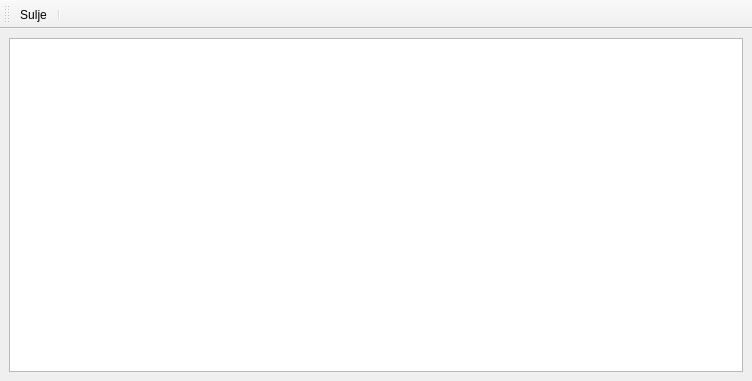
<?xml version="1.0" encoding="UTF-8"?>
<ui version="4.0">
 <class>ScreenshotWindow</class>
 <widget class="QMainWindow" name="ScreenshotWindow">
  <property name="geometry">
   <rect>
    <x>0</x>
    <y>0</y>
    <width>752</width>
    <height>381</height>
   </rect>
  </property>
  <property name="windowTitle">
   <string>Kuvakaappaukset</string>
  </property>
  <widget class="QWidget" name="centralwidget">
   <layout class="QVBoxLayout" name="verticalLayout_2">
    <item>
     <widget class="QStackedWidget" name="stackedWidget">
      <widget class="QWidget" name="screenshotsPage">
       <layout class="QVBoxLayout" name="verticalLayout">
        <property name="margin">
         <number>0</number>
        </property>
        <item>
         <widget class="QListWidget" name="listWidget">
          <property name="movement">
           <enum>QListView::Static</enum>
          </property>
          <property name="viewMode">
           <enum>QListView::IconMode</enum>
          </property>
         </widget>
        </item>
       </layout>
      </widget>
      <widget class="QWidget" name="statusPage">
       <layout class="QVBoxLayout" name="verticalLayout_4">
        <property name="margin">
         <number>0</number>
        </property>
        <item>
         <widget class="QFrame" name="frame">
          <property name="frameShape">
           <enum>QFrame::StyledPanel</enum>
          </property>
          <property name="frameShadow">
           <enum>QFrame::Raised</enum>
          </property>
          <layout class="QVBoxLayout" name="verticalLayout_3">
           <item>
            <spacer name="verticalSpacer_2">
             <property name="orientation">
              <enum>Qt::Vertical</enum>
             </property>
             <property name="sizeHint" stdset="0">
              <size>
               <width>20</width>
               <height>131</height>
              </size>
             </property>
            </spacer>
           </item>
           <item>
            <widget class="QLabel" name="statusLabel">
             <property name="font">
              <font>
               <pointsize>14</pointsize>
              </font>
             </property>
             <property name="text">
              <string/>
             </property>
             <property name="alignment">
              <set>Qt::AlignCenter</set>
             </property>
            </widget>
           </item>
           <item>
            <spacer name="verticalSpacer">
             <property name="orientation">
              <enum>Qt::Vertical</enum>
             </property>
             <property name="sizeHint" stdset="0">
              <size>
               <width>20</width>
               <height>131</height>
              </size>
             </property>
            </spacer>
           </item>
          </layout>
         </widget>
        </item>
       </layout>
      </widget>
     </widget>
    </item>
   </layout>
  </widget>
  <widget class="QToolBar" name="toolBar">
   <property name="windowTitle">
    <string>toolBar</string>
   </property>
   <property name="toolButtonStyle">
    <enum>Qt::ToolButtonTextBesideIcon</enum>
   </property>
   <attribute name="toolBarArea">
    <enum>TopToolBarArea</enum>
   </attribute>
   <attribute name="toolBarBreak">
    <bool>false</bool>
   </attribute>
   <addaction name="actionClose"/>
   <addaction name="separator"/>
  </widget>
  <action name="actionClose">
   <property name="icon">
    <iconset resource="images.qrc">
     <normaloff>:/images/close-22x22.png</normaloff>:/images/close-22x22.png</iconset>
   </property>
   <property name="text">
    <string>Sulje</string>
   </property>
  </action>
 </widget>
 <resources>
  <include location="images.qrc"/>
 </resources>
 <connections/>
</ui>
